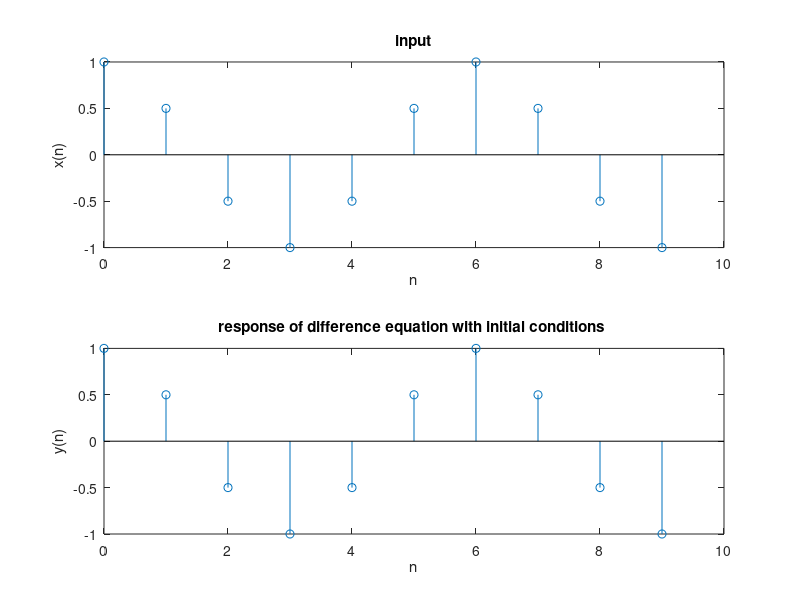

The MATLAB script that drew this image:
clc; clear all;
a=input('Enter the co-efficient of y(n),y(n-1)......= '); 
b=input('Enter the co-efficeint of x(n),x(n-1)......= ');
Yic=input('Enter initial conditions Y(-1),Y(-2)....= ');
Xic=input('Enter initial conditions X(-1),X(-2)....= ');
zi=filtic(b,a,Yic,Xic);
n=0:9;
x=cos(pi*n/3); %input sequence input
y=filter(b,a,x,zi) %output response
subplot(2,1,1);stem(n,x);title('input');xlabel('n');ylabel('x(n)');
subplot(2,1,2);stem(n,y); title('response of difference equation with initial conditions ');
xlabel('n');ylabel('y(n)');